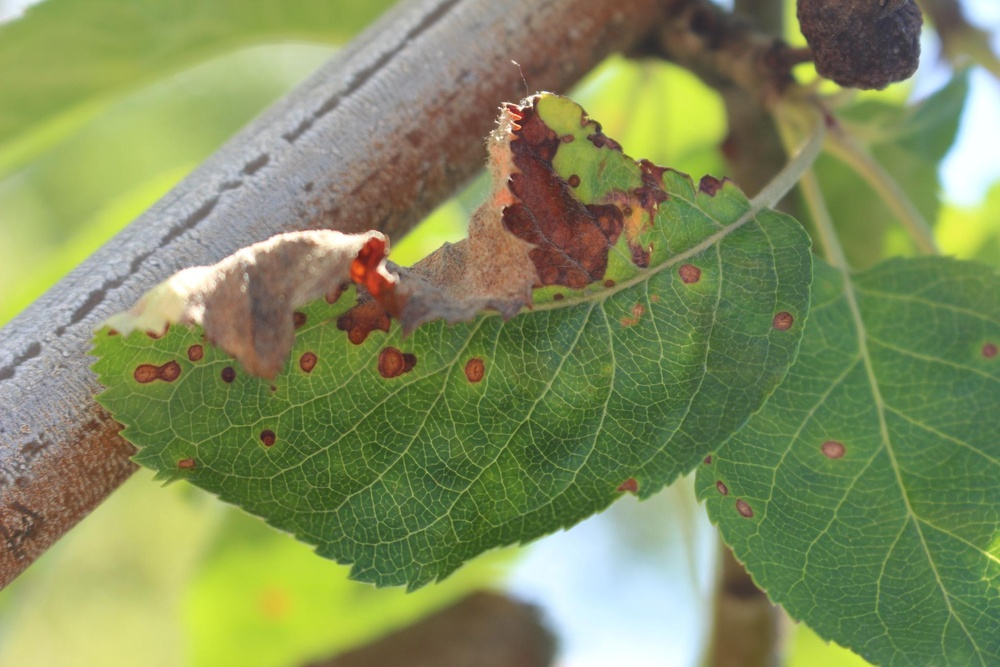
#> input picture Introducao a Visao Computacional/8. Operacoes Morfologicas/Train_1.jpg, 1000 x 667 px, shrunk from 2048 x 1365 before the run
$ python aberturaFechamentoCinza.py
#> lines starting #> are read from the running program, lines starting #| are printed output that depends on the picture
import cv2
import numpy as np

imagemOriginal = cv2.imread("Train_1.jpg", 0)
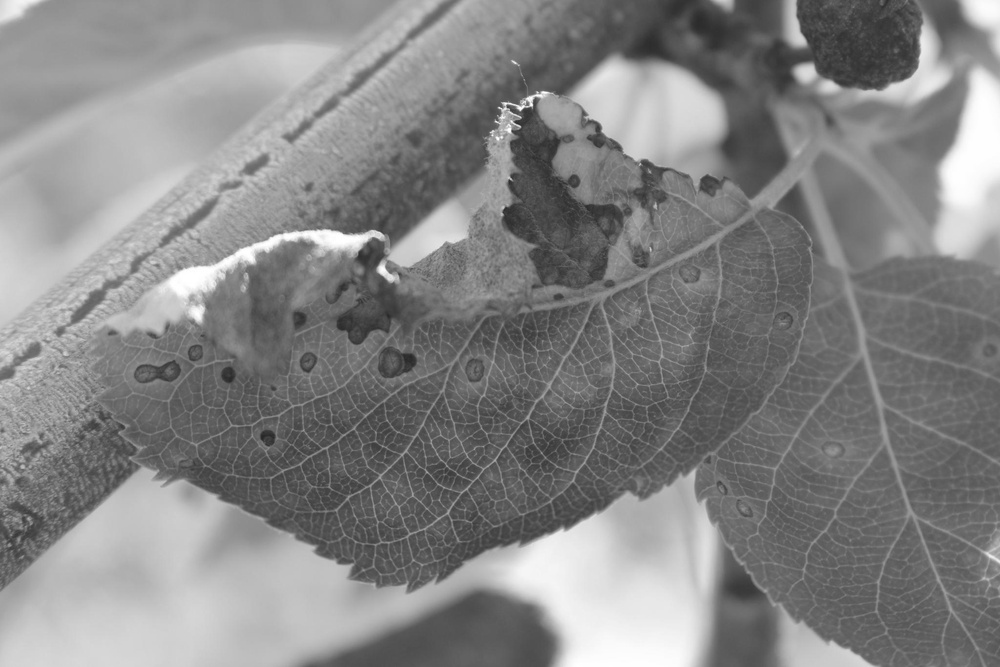
#> imagemOriginal: shape (667, 1000); min 39, max 255, mean 133

elementoEstruturante = cv2.getStructuringElement(
    cv2.MORPH_CROSS, (100, 100)
)

imagemProcessada = cv2.morphologyEx(
    imagemOriginal, cv2.MORPH_OPEN, elementoEstruturante
)
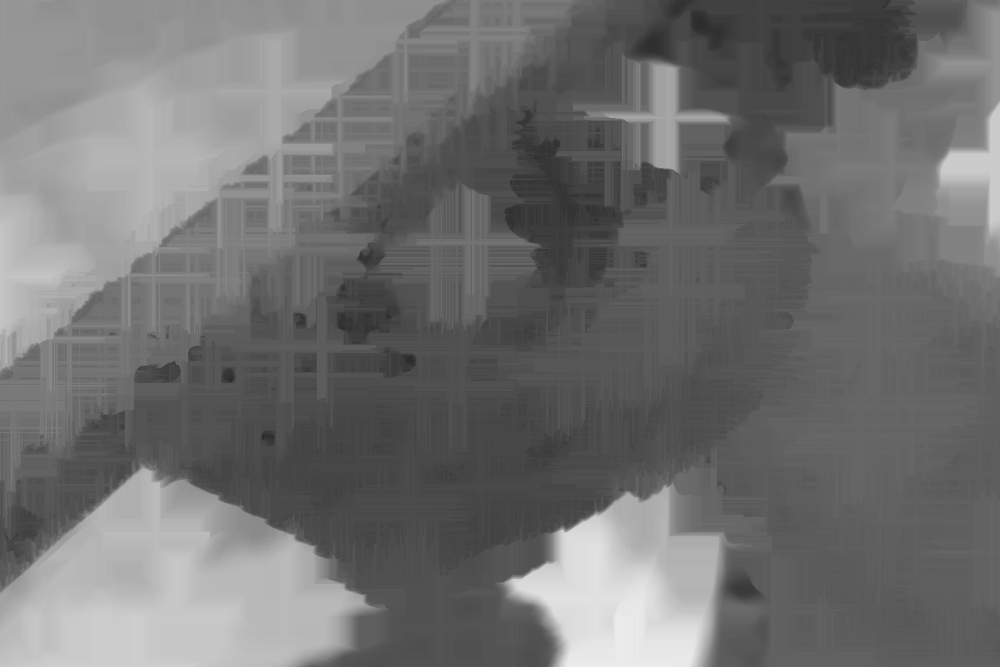
#> imagemProcessada: shape (667, 1000); min 39, max 236, mean 112.7

imagemSubtraida = cv2.subtract(imagemOriginal, imagemProcessada)
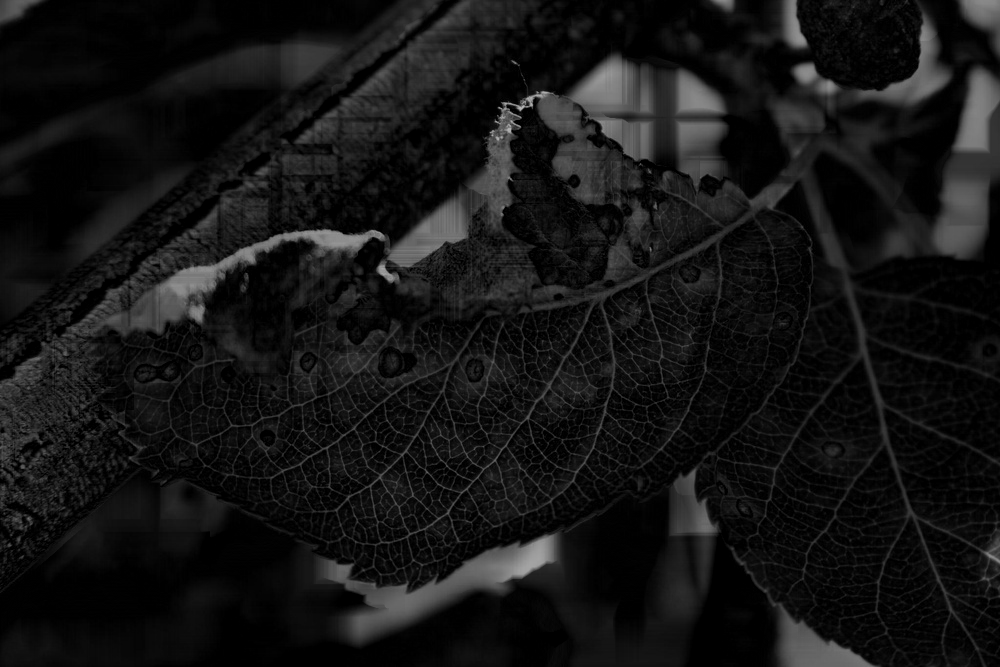
#> imagemSubtraida: shape (667, 1000); min 0, max 182, mean 20.4
imagemTratada = cv2.add(imagemSubtraida, imagemSubtraida)
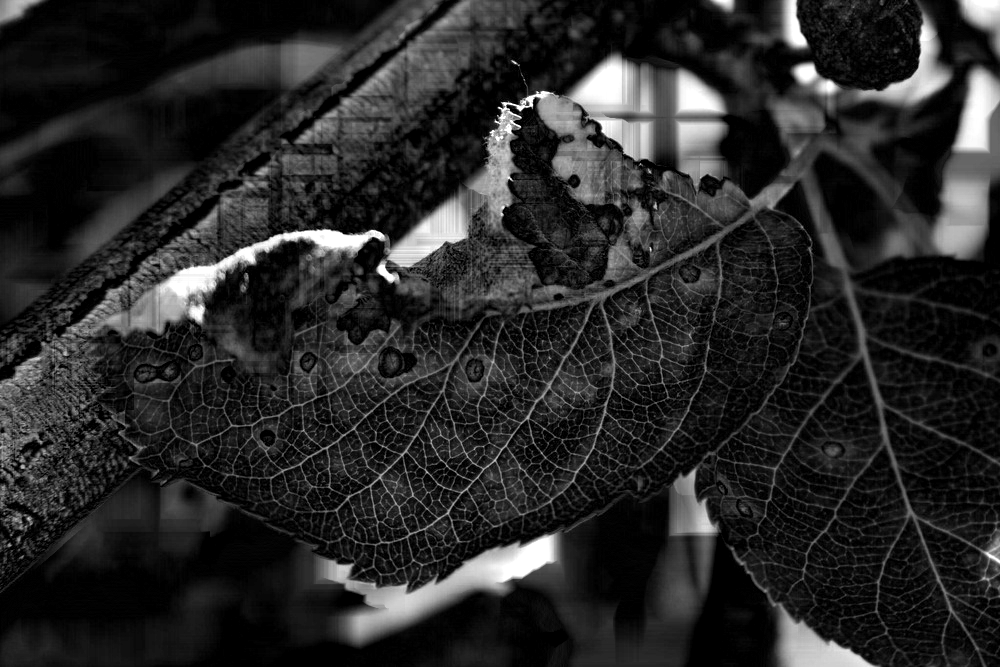
#> imagemTratada: shape (667, 1000); min 0, max 255, mean 40.6

cv2.imshow("Original", imagemOriginal)
cv2.imshow("Resultado", imagemProcessada)
cv2.imshow("Subtraida", imagemSubtraida)
cv2.imshow("Tratada", imagemTratada)

cv2.waitKey(0)
cv2.destroyAllWindows()

$ run again, with Introducao a Visao Computacional/8. Operacoes Morfologicas/Test.jpg copied over Introducao a Visao Computacional/8. Operacoes Morfologicas/Train_1.jpg
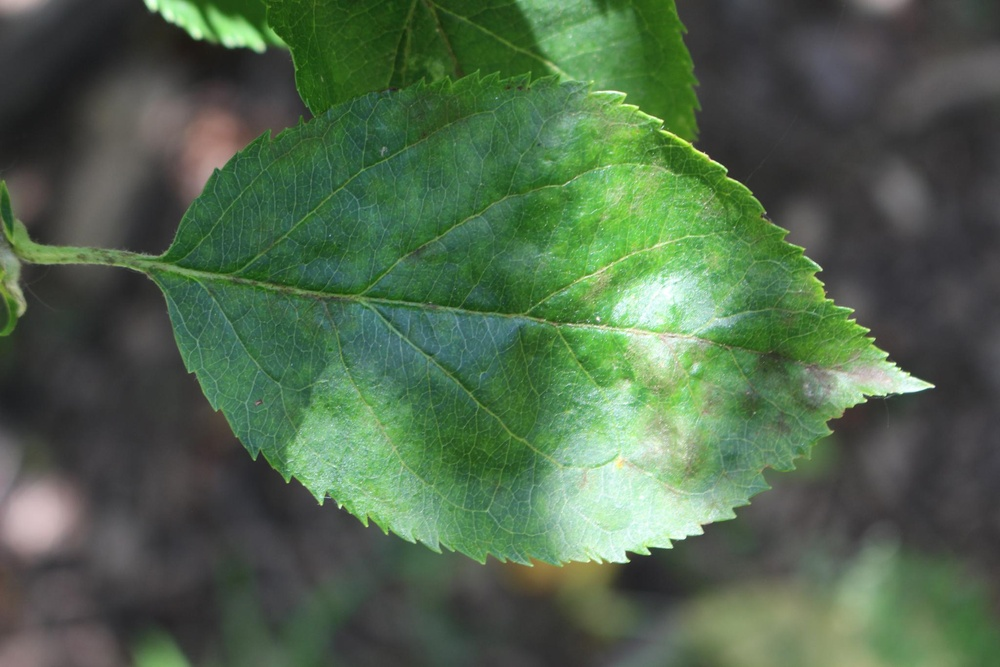
#> input picture Introducao a Visao Computacional/8. Operacoes Morfologicas/Test.jpg, 1000 x 667 px, shrunk from 2048 x 1365 before the run
#> `imagemProcessada = cv2.morphologyEx( imagemOriginal, cv2.MORPH_OPEN, e..`:
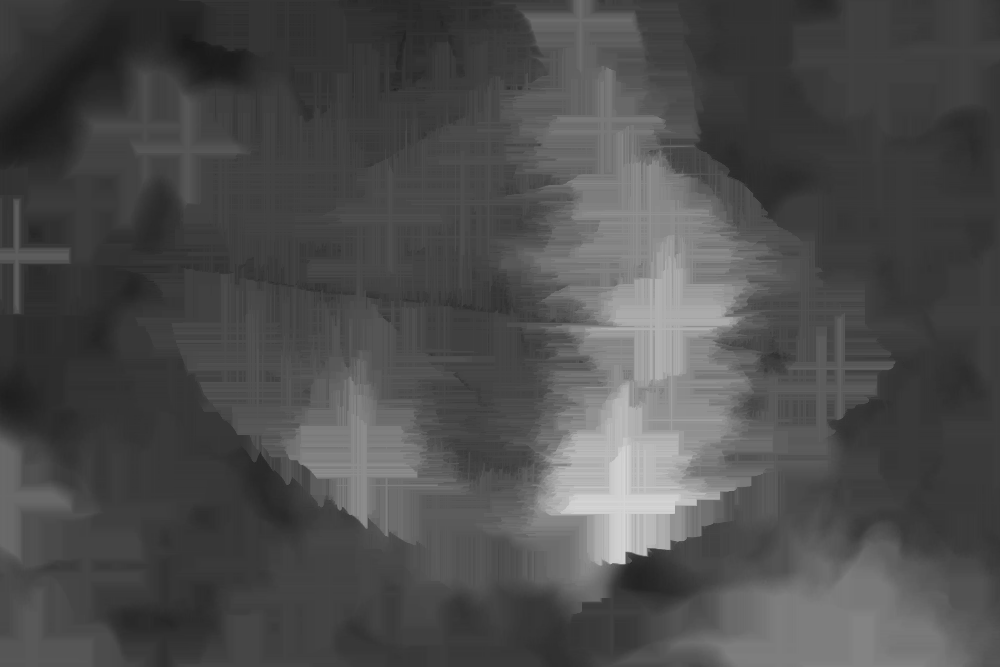
#> imagemProcessada: shape (667, 1000); min 25, max 212, mean 76.7
#> `imagemTratada = cv2.add(imagemSubtraida, imagemSubtraida)`:
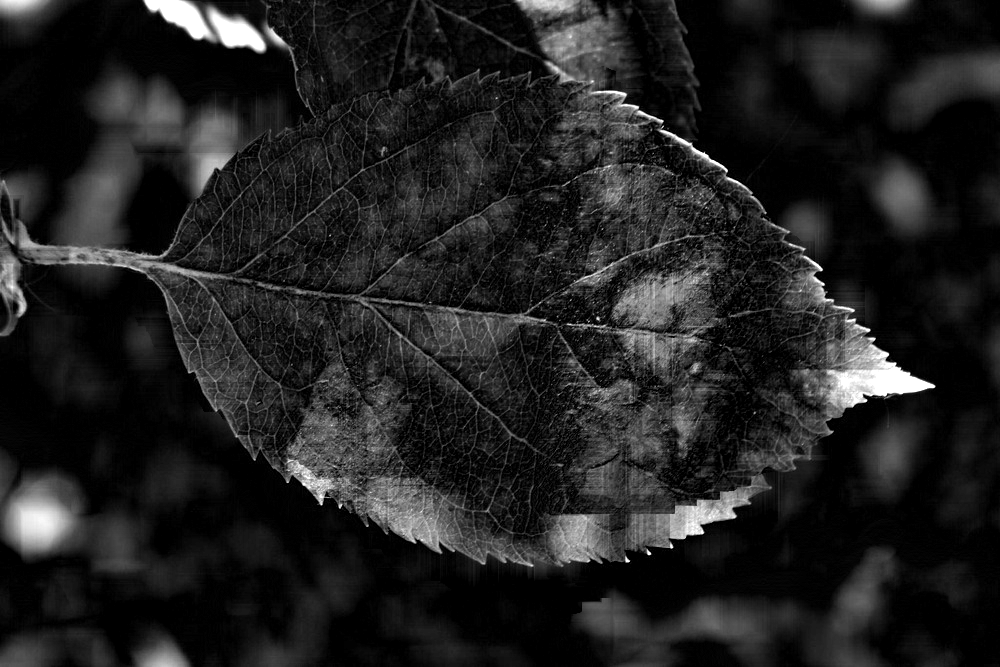
#> imagemTratada: shape (667, 1000); min 0, max 255, mean 32.7
